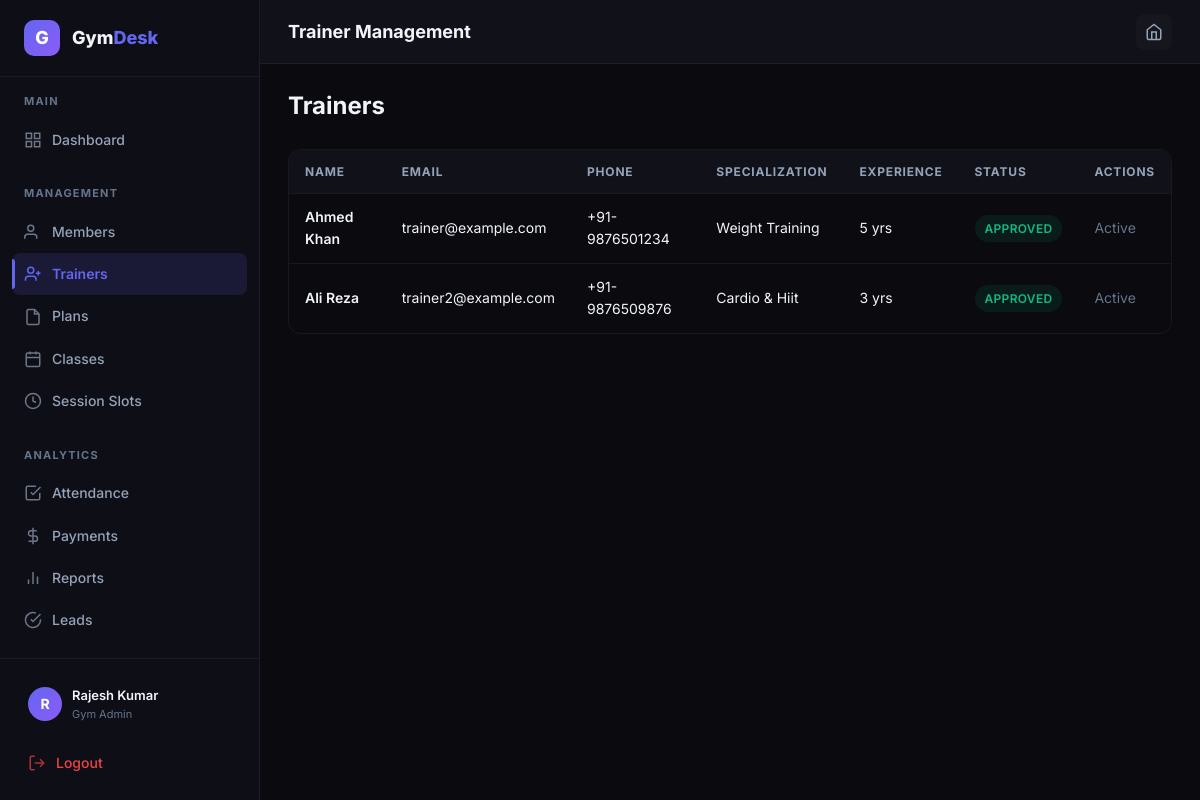
/admin/trainers (signed in), run on the app's committed database.
### tables this page shows
CREATE TABLE users (
            id INTEGER PRIMARY KEY AUTOINCREMENT,
            email TEXT UNIQUE NOT NULL,
            password_hash TEXT NOT NULL,
            role TEXT NOT NULL CHECK(role IN ('system_admin','gym_admin','trainer','member')),
            full_name TEXT NOT NULL,
            phone TEXT,
            avatar TEXT,
            is_active INTEGER DEFAULT 1,
            created_at TIMESTAMP DEFAULT CURRENT_TIMESTAMP
        );

CREATE TABLE trainers (
            id INTEGER PRIMARY KEY AUTOINCREMENT,
            user_id INTEGER NOT NULL,
            gym_id INTEGER NOT NULL,
            specialization TEXT,
            certification TEXT,
            experience_years INTEGER DEFAULT 0,
            bio TEXT,
            max_capacity INTEGER DEFAULT 20,
            is_approved INTEGER DEFAULT 0,
            approved_by INTEGER,
            created_at TIMESTAMP DEFAULT CURRENT_TIMESTAMP,
            FOREIGN KEY (user_id) REFERENCES users(id),
            FOREIGN KEY (gym_id) REFERENCES gyms(id),
            FOREIGN KEY (approved_by) REFERENCES users(id)
        );

### backend/routes/admin.py (the view)
@admin_bp.route('/trainers')
@login_required
@gym_admin_required
def trainers():
    db = get_db()
    gym = _get_admin_gym(db)
    query = '''
        SELECT t.*, u.full_name, u.email, u.phone
        FROM trainers t JOIN users u ON t.user_id = u.id
    '''
    params = []
    if gym:
        query += ' WHERE t.gym_id = ?'
        params.append(gym['id'])
    query += ' ORDER BY t.is_approved ASC, t.created_at DESC'
    trainers_list = db.execute(query, params).fetchall()
    db.close()
    return render_template('admin/trainers.html', trainers=trainers_list, gym=gym)

### backend/app.py (called while the page is built)
    @property
    def is_authenticated(self):
        return True

### backend/database.py (called while the page is built)
def get_db():
    conn = sqlite3.connect(Config.DATABASE)
    conn.row_factory = sqlite3.Row
    conn.execute("PRAGMA foreign_keys = ON")
    return conn

### backend/routes/admin.py (called while the page is built)
def _get_admin_gym(db):
    if current_user.role == 'system_admin':
        return None  # System admin sees all
    gym = db.execute('SELECT * FROM gyms WHERE owner_id = ?', (current_user.id,)).fetchone()
    return gym

### frontend/templates/admin/trainers.html (shortened to what this page needs)
{% extends "dashboard_base.html" %}
{% block page_title %}Trainer Management{% endblock %}
{% block sidebar_nav %}
{% include "admin/_sidebar.html" %}
{% endblock %}
{% block content %}
<div class="page-header">
    <h1>Trainers</h1>
</div>
{% if trainers %}
<div class="table-wrapper">
    <table>
        <thead>
            <tr>
                <th>Name</th>
                <th>Email</th>
                <th>Phone</th>
                <th>Specialization</th>
                <th>Experience</th>
                <th>Status</th>
                <th>Actions</th>
            </tr>
        </thead>
        <tbody>
            {% for t in trainers %}
            <tr>
                <td class="font-semibold">{{ t['full_name'] }}</td>
                <td>{{ t['email'] }}</td>
                <td>{{ t['phone'] or '—' }}</td>
                <td>{{ (t['specialization'] or '—') | replace('_', ' ') | title }}</td>
                <td>{{ t['experience_years'] }} yrs</td>
                <td>
                    {% if t['is_approved'] %}
                    <span class="badge badge-success">Approved</span>
                    {% else %}
                    <span class="badge badge-warning">Pending</span>
                    {% endif %}
                </td>
                <td>
                    {% if not t['is_approved'] %}
                    <div class="flex gap-2">
                        <form method="POST" action="{{ url_for('admin.approve_trainer', trainer_id=t['id']) }}"
                            style="display:inline;">
                            <button type="submit" class="btn btn-success btn-sm">✓ Approve</button>
                        </form>
                        <form method="POST" action="{{ url_for('admin.reject_trainer', trainer_id=t['id']) }}"
                            style="display:inline;" onsubmit="return confirm('Reject and remove this trainer?')">
                            <button type="submit" class="btn btn-danger btn-sm">✕ Reject</button>
                        </form>
                    </div>
                    {% else %}
                    <span class="text-muted text-sm">Active</span>
                    {% endif %}
                </td>
            </tr>
            {% endfor %}
        </tbody>
    </table>
</div>
{% else %}
<div class="empty-state">
    <h3>No trainers yet</h3>
    <p>Trainers will appear here once they register for your gym.</p>
</div>
{% endif %}
{% endblock %}

### frontend/templates/dashboard_base.html (shortened to what this page needs)
{% extends "base.html" %}
{% block extra_css %}
<link rel="stylesheet" href="{{ url_for('static', filename='css/dashboard.css') }}">
{% endblock %}
{% block body %}
<div class="app-shell">
    <aside class="sidebar" id="sidebar">
        <div class="sidebar-header">
            <div class="sidebar-logo">G</div>
            <div class="sidebar-brand">Gym<span>Desk</span></div>
        </div>
        <nav class="sidebar-nav">
            {% block sidebar_nav %}{% endblock %}
        </nav>
        <div class="sidebar-footer">
            <div class="sidebar-user">
                <div class="sidebar-avatar">{{ current_user.full_name[0] }}</div>
                <div class="sidebar-user-info">
                    <div class="sidebar-user-name">{{ current_user.full_name }}</div>
                    <div class="sidebar-user-role">{{ current_user.role | replace('_', ' ') }}</div>
                </div>
            </div>
            <a href="{{ url_for('auth.logout') }}" class="nav-link mt-2" style="color: var(--error);">
                <svg width="18" height="18" viewBox="0 0 24 24" fill="none" stroke="currentColor" stroke-width="2">
                    <path d="M9 21H5a2 2 0 01-2-2V5a2 2 0 012-2h4" />
                    <polyline points="16 17 21 12 16 7" />
                    <line x1="21" y1="12" x2="9" y2="12" />
                </svg>
                Logout
            </a>
        </div>
    </aside>
    <main class="main-content">
        <header class="topbar">
            <div class="topbar-left">
                <h1 class="topbar-title">{% block page_title %}Dashboard{% endblock %}</h1>
            </div>
            <div class="topbar-right">
                <a href="{{ url_for('public.landing') }}" class="topbar-btn" title="Home">
                    <svg width="18" height="18" viewBox="0 0 24 24" fill="none" stroke="currentColor" stroke-width="2">
                        <path d="M3 9l9-7 9 7v11a2 2 0 01-2 2H5a2 2 0 01-2-2z" />
                        <polyline points="9 22 9 12 15 12 15 22" />
                    </svg>
                </a>
            </div>
        </header>
        <div class="page-content">
            {% block content %}{% endblock %}
        </div>
    </main>
</div>
{% endblock %}

### frontend/static/css/main.css (style rules this page uses)
:root { --bg-primary: #0a0a0f; --bg-secondary: #111119; --bg-card: #16161f; --bg-card-hover: #1c1c28; --bg-input: #1a1a26; --bg-sidebar: #0e0e16; --accent-primary: #6366f1; --accent-primary-hover: #818cf8; --accent-secondary: #8b5cf6; --accent-gradient: linear-gradient(135deg, #6366f1, #8b5cf6); --accent-glow: rgba(99, 102, 241, 0.15); --success: #10b981; --success-bg: rgba(16, 185, 129, 0.1); --warning: #f59e0b; --warning-bg: rgba(245, 158, 11, 0.1); --error: #ef4444; --error-bg: rgba(239, 68, 68, 0.1); --info: #3b82f6; --info-bg: rgba(59, 130, 246, 0.1); --text-primary: #f1f5f9; --text-secondary: #94a3b8; --text-muted: #64748b; --text-accent: #a5b4fc; --border-color: rgba(255, 255, 255, 0.06); --border-color-hover: rgba(255, 255, 255, 0.12); --border-accent: rgba(99, 102, 241, 0.3); --shadow-sm: 0 1px 3px rgba(0, 0, 0, 0.3); --shadow-md: 0 4px 12px rgba(0, 0, 0, 0.4); --shadow-lg: 0 8px 30px rgba(0, 0, 0, 0.5); --shadow-glow: 0 0 20px rgba(99, 102, 241, 0.15); --sidebar-width: 260px; --topbar-height: 64px; --border-radius: 12px; --border-radius-sm: 8px; --border-radius-lg: 16px; --transition-fast: 150ms ease; --transition-normal: 250ms ease; --transition-slow: 400ms ease; --font-family: 'Inter', -apple-system, BlinkMacSystemFont, 'Segoe UI', sans-serif; }
*, *::before, *::after { margin: 0; padding: 0; box-sizing: border-box; }
html { font-size: 16px; scroll-behavior: smooth; -webkit-font-smoothing: antialiased; -moz-osx-font-smoothing: grayscale; }
body { font-family: var(--font-family); background-color: var(--bg-primary); color: var(--text-primary); line-height: 1.6; min-height: 100vh; overflow-x: hidden; }
a { color: var(--accent-primary); text-decoration: none; transition: color var(--transition-fast); }
h1, h2, h3, h4, h5, h6 { color: var(--text-primary); font-weight: 700; line-height: 1.2; }
h1 { font-size: 2.25rem; }
.text-muted { color: var(--text-muted); }
.table-wrapper { overflow-x: auto; border-radius: var(--border-radius); border: 1px solid var(--border-color); }
table { width: 100%; border-collapse: collapse; }
thead th { background: var(--bg-secondary); color: var(--text-secondary); font-size: 0.75rem; font-weight: 700; text-transform: uppercase; letter-spacing: 0.8px; padding: 12px 16px; text-align: left; border-bottom: 1px solid var(--border-color); white-space: nowrap; }
tbody td { padding: 12px 16px; border-bottom: 1px solid var(--border-color); font-size: 0.875rem; color: var(--text-primary); }
tbody tr { transition: background var(--transition-fast); }
tbody tr:last-child td { border-bottom: none; }
.badge { display: inline-flex; align-items: center; gap: 4px; padding: 4px 10px; border-radius: 20px; font-size: 0.75rem; font-weight: 600; text-transform: uppercase; letter-spacing: 0.3px; }
.badge-success { background: var(--success-bg); color: var(--success); }
.mt-2 { margin-top: 8px; }
.text-sm { font-size: 0.875rem; }
.font-semibold { font-weight: 600; }

### data on the page
users: full_name "R", full_name "Rajesh Kumar", role "Gym Admin"
trainers: full_name "Ahmed Khan", email "trainer@example.com", phone "+91-9876501234", specialization "Weight Training", experience_years "5", is_approved "APPROVED"
trainers: full_name "Ali Reza", email "trainer2@example.com", phone "+91-9876509876", specialization "Cardio & Hiit", experience_years "3", is_approved "APPROVED"
